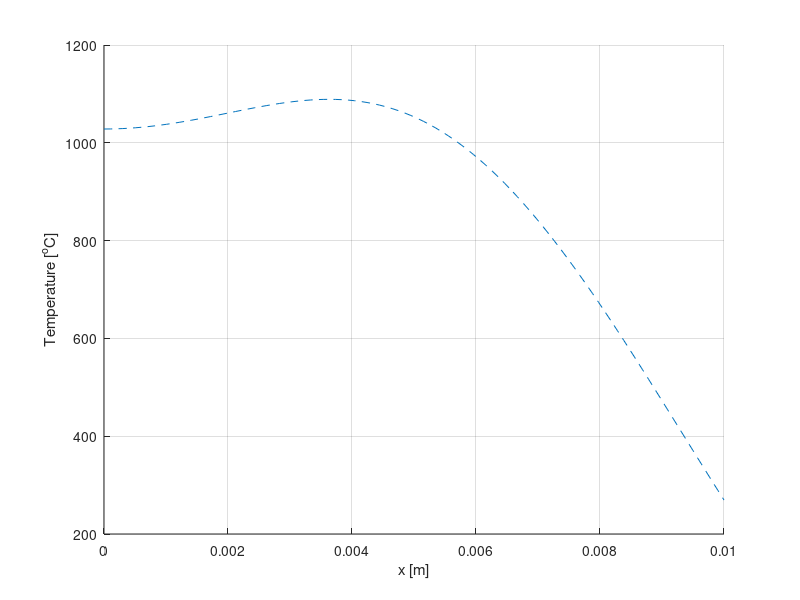

Reproduce this figure in MATLAB.
% clear 
% close
% Set maximum number of partial sums
nmax = 400;
c = 300;
k = 4.5;
Tw = 300;
Tw2 = 420;
rho = 11000;
alpha = k/(rho*c);
q = (300E6/(2/pi))*0.02;
q1 = (300E6/(2/pi));
L = 0.01;
% Initialize domain
x = linspace(0,L,100);
% Plot initial condition

% Calculate temperature of rod at various times
% t=[1 2 3 4 5];
t = 5;
count = 0;
for w=1:length(t)
T = 0;
for n=1:nmax
fun = @(x) ((Tw2-Tw) + (((L^2)*q1*sin((pi.*x)/(L))/((pi^2)*k)))).*cos(n*pi.*x/(2*L));
top = integral(fun,0,L);

fun2 = @(x) (cos(n*pi.*x/(2*L))).^2;
bottom = integral(fun2,0,L);
Bn = top/bottom;

% Bn = 4*C/(n*pi);
% Bn = constant*((4*(pi*k*L*Tw-(2*(L^3))*q)/(n*(pi^2)*k)))/L;

% T =T +Bn*cos(n*pi*x/(2*L))*exp((-n^2*pi^2*alpha*t)/(4*L^2));
  T =T +Bn*cos(n*pi.*x/(2*L))*exp((-(n^2)*(pi^2)*alpha*t)/(4*L^2));


end

% term2 = (((L^2)*q*sin((pi*x)/(L))/((pi^2)*k)));
% term3 = (-L*q*x/(pi*k));
% term4 =  ((L^2)*q/(pi*k));
% term2 = (((L^2)*q*sin(pi*x/L)/((pi^2)*k)));
% term3 = (-L*q.*x/(pi*k));
% term4 =  ((L^2)*q/(pi*k));
% T = T + term2 + term3 + term4 + Tw;
T = T + Tw;
hold on
plot(x,T,'--')
end
grid on

xlabel('x [m]')
ylabel('Temperature [^{o}C]')

